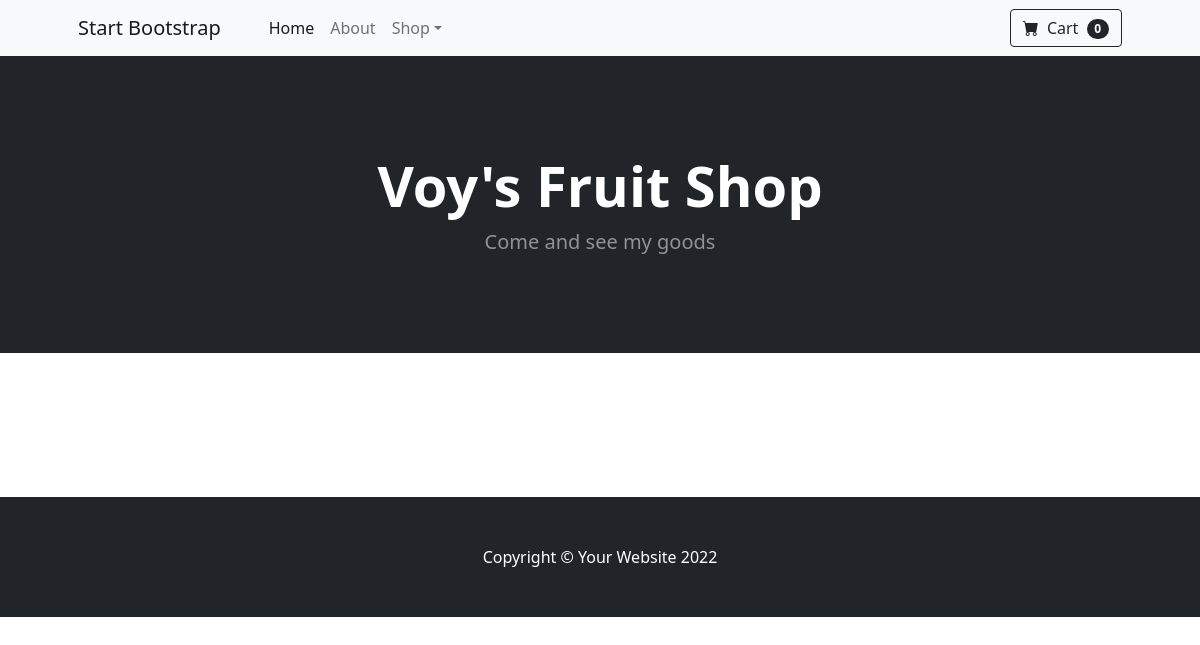
The page /webapp/ on the database as committed earlier.
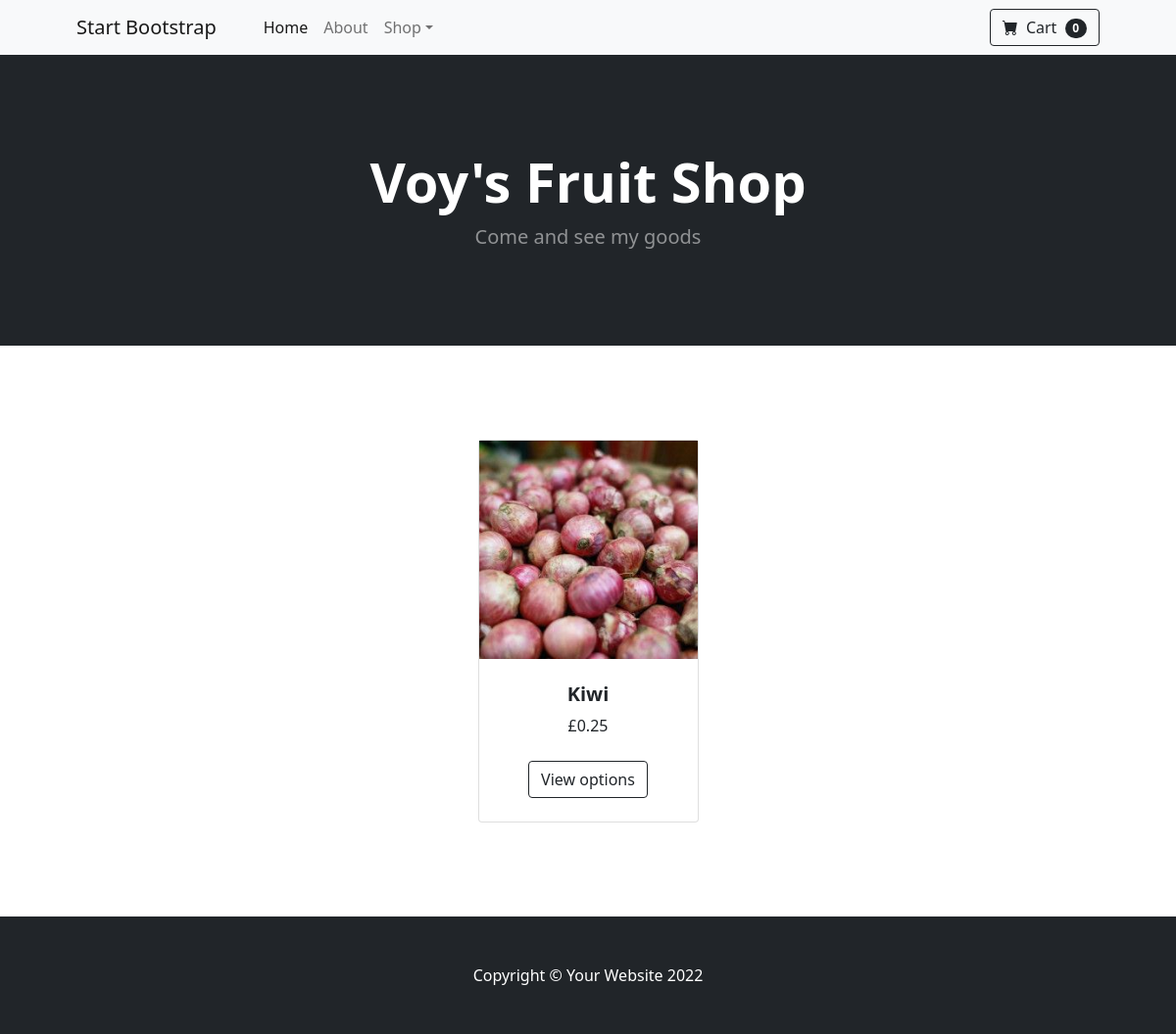
The same page on the database as committed later.
### webapp/models.py (models this page shows)
class Product(models.Model):
    product_id = models.BigAutoField(primary_key=True)
    product_name = models.CharField(max_length=150)
    product_type = models.ForeignKey(ProductType, on_delete=models.DO_NOTHING)
    stock_amount = models.IntegerField()
    price = models.FloatField()
    promotion = models.FloatField(blank=True)
    class Meta:
        db_table = "product"

### webapp/views.py (the view)
# urls.py: path('', views.index),
def index(request):
    products = Product.objects.all()
    return render(request, "index.html", {"products": products})

### webapp/templates/index.html (shortened to what this page needs)
{% load static %}
<!DOCTYPE html>
<html lang="en">
    <head>
        <link href="https://cdn.jsdelivr.net/npm/bootstrap-icons@1.5.0/font/bootstrap-icons.css" rel="stylesheet" />
        <link href="{% static 'css/styles.css' %}" rel="stylesheet" />
    </head>
    <body>
        <nav class="navbar navbar-expand-lg navbar-light bg-light">
            <div class="container px-4 px-lg-5">
                <a class="navbar-brand" href="#!">Start Bootstrap</a>
                <div class="collapse navbar-collapse" id="navbarSupportedContent">
                    <ul class="navbar-nav me-auto mb-2 mb-lg-0 ms-lg-4">
                        <li class="nav-item"><a class="nav-link active" aria-current="page" href="#!">Home</a></li>
                        <li class="nav-item"><a class="nav-link" href="#!">About</a></li>
                        <li class="nav-item dropdown">
                            <a class="nav-link dropdown-toggle" id="navbarDropdown" href="#" role="button" data-bs-toggle="dropdown" aria-expanded="false">Shop</a>
                        </li>
                    </ul>
                    <form class="d-flex">
                        <button class="btn btn-outline-dark" type="submit">
                            <i class="bi-cart-fill me-1"></i>
                            Cart
                            <span class="badge bg-dark text-white ms-1 rounded-pill">0</span>
                        </button>
                    </form>
                </div>
            </div>
        </nav>
        <header class="bg-dark py-5">
            <div class="container px-4 px-lg-5 my-5">
                <div class="text-center text-white">
                    <h1 class="display-4 fw-bolder">Voy's Fruit Shop</h1>
                    <p class="lead fw-normal text-white-50 mb-0">Come and see my goods</p>
                </div>
            </div>
        </header>
        <section class="py-5">
            <div class="container px-4 px-lg-5 mt-5">
                <div class="row gx-4 gx-lg-5 row-cols-2 row-cols-md-3 row-cols-xl-4 justify-content-center">
                    {% for product in products %}
                    <div class="col mb-5">
                        <div class="card h-100">
                            {% static "" as baseUrl %}
                            <img src="{{ baseUrl }}assets/images/{{product.product_id}}.jpg"></img>
                            <div class="card-body p-4">
                                <div class="text-center">
                                    <h5 class="fw-bolder">{{product.product_name}}</h5>
                                    £{{product.price}}
                                </div>
                            </div>
                            <div class="card-footer p-4 pt-0 border-top-0 bg-transparent">
                                <div class="text-center"><a class="btn btn-outline-dark mt-auto" href="#">View options</a></div>
                            </div>
                        </div>
                    </div>
                    {% endfor %}
                </div>
            </div>
        </section>
        <footer class="py-5 bg-dark">
            <div class="container"><p class="m-0 text-center text-white">Copyright &copy; Your Website 2022</p></div>
        </footer>
    </body>
</html>

Rows that differ between the two databases and show on the page:
added Product: product_name "Kiwi", price "0.25"
